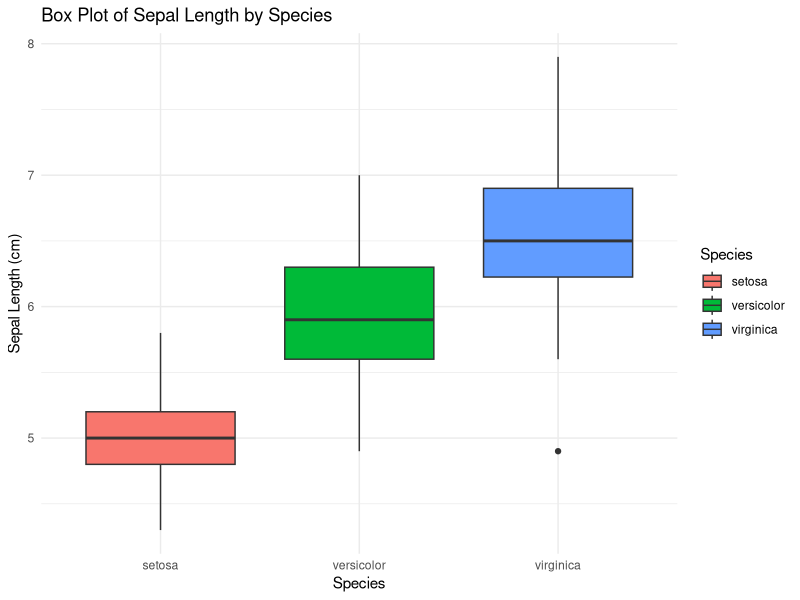

Here is the R script that generated this plot:
if (!require(ggplot2)) {
    install.packages("ggplot2", repos = "https://cloud.r-project.org/")
    library(ggplot2)
}

# Load the ggplot2 package 
library(ggplot2) 
# Box plot of Sepal Length for each Species 
ggplot(data = iris, aes(x = Species, y = Sepal.Length, fill = Species)) + 
geom_boxplot() +  # Adds box plot 
labs(title = "Box Plot of Sepal Length by Species",  
x = "Species",  
y = "Sepal Length (cm)") + 
theme_minimal()